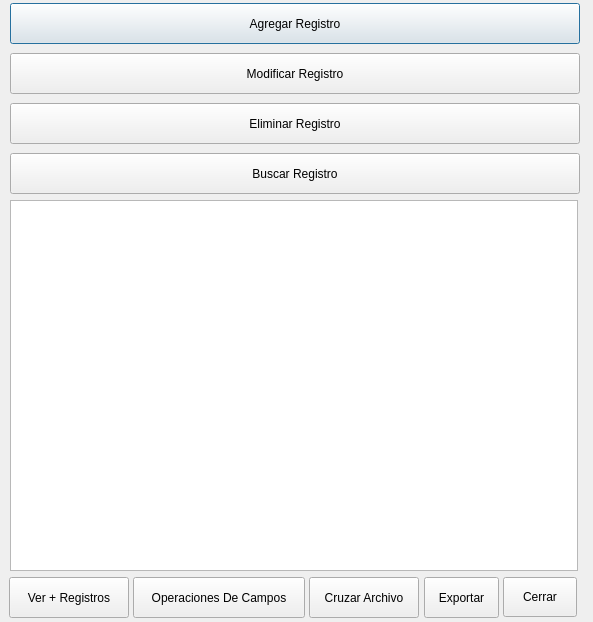
<?xml version="1.0" encoding="UTF-8"?>
<ui version="4.0">
 <class>Dver</class>
 <widget class="QDialog" name="Dver">
  <property name="geometry">
   <rect>
    <x>0</x>
    <y>0</y>
    <width>593</width>
    <height>622</height>
   </rect>
  </property>
  <property name="windowTitle">
   <string>Lista de Registros</string>
  </property>
  <widget class="QTableWidget" name="tw_registros">
   <property name="geometry">
    <rect>
     <x>10</x>
     <y>200</y>
     <width>568</width>
     <height>371</height>
    </rect>
   </property>
  </widget>
  <widget class="QPushButton" name="btn_agregarRegistro">
   <property name="geometry">
    <rect>
     <x>10</x>
     <y>3</y>
     <width>570</width>
     <height>41</height>
    </rect>
   </property>
   <property name="text">
    <string>Agregar Registro</string>
   </property>
  </widget>
  <widget class="QPushButton" name="pushButton_2">
   <property name="geometry">
    <rect>
     <x>503</x>
     <y>577</y>
     <width>74</width>
     <height>40</height>
    </rect>
   </property>
   <property name="text">
    <string>Cerrar</string>
   </property>
  </widget>
  <widget class="QPushButton" name="btn_modificarRegistro">
   <property name="geometry">
    <rect>
     <x>10</x>
     <y>53</y>
     <width>570</width>
     <height>41</height>
    </rect>
   </property>
   <property name="text">
    <string>Modificar Registro</string>
   </property>
  </widget>
  <widget class="QPushButton" name="btn_eliminarRegistro">
   <property name="geometry">
    <rect>
     <x>10</x>
     <y>103</y>
     <width>570</width>
     <height>41</height>
    </rect>
   </property>
   <property name="text">
    <string>Eliminar Registro</string>
   </property>
  </widget>
  <widget class="QPushButton" name="btn_operacionesCampos">
   <property name="geometry">
    <rect>
     <x>133</x>
     <y>577</y>
     <width>172</width>
     <height>41</height>
    </rect>
   </property>
   <property name="text">
    <string>Operaciones De Campos</string>
   </property>
  </widget>
  <widget class="QPushButton" name="btn_cruzar">
   <property name="geometry">
    <rect>
     <x>309</x>
     <y>577</y>
     <width>110</width>
     <height>41</height>
    </rect>
   </property>
   <property name="text">
    <string>Cruzar Archivo</string>
   </property>
  </widget>
  <widget class="QPushButton" name="btn_masRegistros">
   <property name="geometry">
    <rect>
     <x>9</x>
     <y>577</y>
     <width>120</width>
     <height>41</height>
    </rect>
   </property>
   <property name="text">
    <string>Ver + Registros</string>
   </property>
  </widget>
  <widget class="QPushButton" name="btn_buscarRegistro">
   <property name="geometry">
    <rect>
     <x>10</x>
     <y>153</y>
     <width>570</width>
     <height>41</height>
    </rect>
   </property>
   <property name="text">
    <string>Buscar Registro</string>
   </property>
  </widget>
  <widget class="QPushButton" name="btn_exportar">
   <property name="geometry">
    <rect>
     <x>424</x>
     <y>577</y>
     <width>75</width>
     <height>41</height>
    </rect>
   </property>
   <property name="text">
    <string>Exportar</string>
   </property>
  </widget>
 </widget>
 <resources/>
 <connections/>
</ui>
